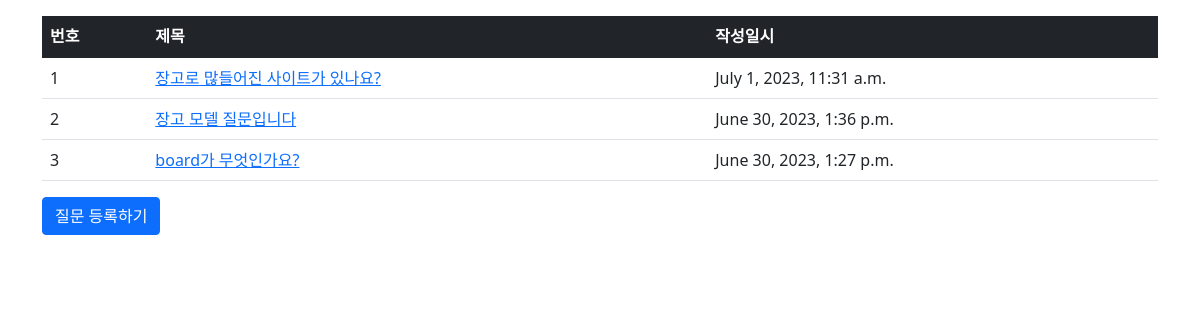
The page /board/ on the database as committed earlier.
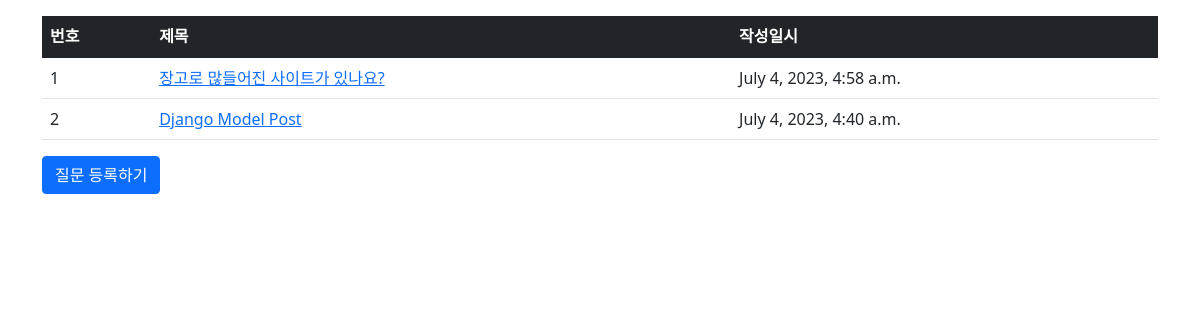
The same page on the database as committed later.
### board/models.py (models this page shows, shortened)
class Post(models.Model):
    subject = models.CharField(max_length=200)
    content = models.TextField()
    create_date = models.DateTimeField()

### board/views.py (the view)
# urls.py: path('', views.index, name='index'),
def index(request):
    post_list = Post.objects.order_by('-create_date')
    context = {'post_list': post_list}
    return render(request, 'board/post_list.html', context)

### templates/board/post_list.html
{% extends 'base.html' %}
{% block content %}
<div class="container my-3">
  <table class="table">
      <thead>
      <tr class="table-dark">
          <th>번호</th>
          <th>제목</th>
          <th>작성일시</th>
      </tr>
      </thead>
      <tbody>
      {% if post_list %}
      {% for post in post_list %}
      <tr>
          <td>{{ forloop.counter }}</td>
          <td>
              <a href="{% url 'board:detail' post.id %}">{{ post.subject }}</a>
          </td>
          <td>{{ post.create_date }}</td>
      </tr>
      {% endfor %}
      {% else %}
      <tr>
          <td colspan="3">질문이 없습니다.</td>
      </tr>
      {% endif %}
      </tbody>
  </table>
  <a href="{% url 'board:post_create' %}" class="btn btn-primary">질문 등록하기</a>
</div>
{% endblock %}

Rows that differ between the two databases and show on the page:
removed Post: subject "장고 모델 질문입니다", create_date "June 30, 2023, 1:36 p.m."
removed Post: subject "board가 무엇인가요?", create_date "June 30, 2023, 1:27 p.m."
changed Post "장고로 많들어진 사이트가 있나요?": create_date "July 1, 2023, 11:31 a.m." → "July 4, 2023, 4:58 a.m."
added Post: subject "Django Model Post", create_date "July 4, 2023, 4:40 a.m."
